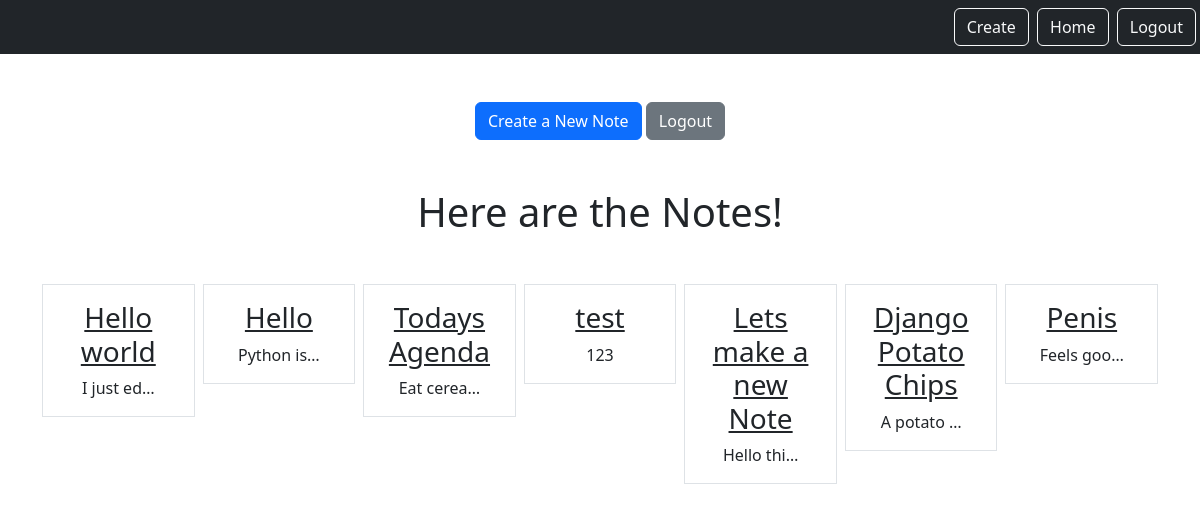
Page /smart/notes (signed in) on the committed database.
### notes/models.py (models this page shows)
class Notes(models.Model):
    title = models.CharField(max_length=200)
    text = models.TextField()
    created = models.DateTimeField(auto_now_add=True)
    user = models.ForeignKey(User, on_delete=models.CASCADE, related_name="notes")

### notes/views.py (the view)
# urls.py: path('notes', views.NoteListView.as_view(), name='notes.list'),
class NoteListView(LoginRequiredMixin, ListView):
    model = Notes
    context_object_name = "notes"
    template_name = "notes/notes_list.html"
    login_url = "login"
    def get_queryset(self):
        return self.request.user.notes.all()

### notes/templates/notes/notes_list.html (shortened to what this page needs)
{% extends "base.html" %}
{% block content %}
    <a href="{% url 'notes.new' %}" class="btn btn-primary">Create a New Note</a>
    <a href="{% url 'logout' %}" class="btn btn-secondary">Logout</a>
    <h1 class="my-5">Here are the Notes!</h1>
    <div class="row row-cols3 g-2">
        {% for note in notes %}
            <div class="col">
                <div class="p-3 border">
                    <a href="{% url 'notes.detail' pk=note.id %}" class="text-dark text-decoration-non">
                        <h3>{{ note.title }}</h3>
                    </a>
                    {{ note.text|truncatechars:10 }}
                </div>
            </div>
        {% endfor %}
    </div>
{% endblock %}

### rows in the picture
Notes: title "Hello world", text "I just ed…"
Notes: title "Hello", text "Python is…"
Notes: title "Todays Agenda", text "Eat cerea…"
Notes: title "test", text "123"
Notes: title "Lets make a new Note", text "Hello thi…"
Notes: title "Django Potato Chips", text "A potato …"
Notes: title "Penis", text "Feels goo…"
